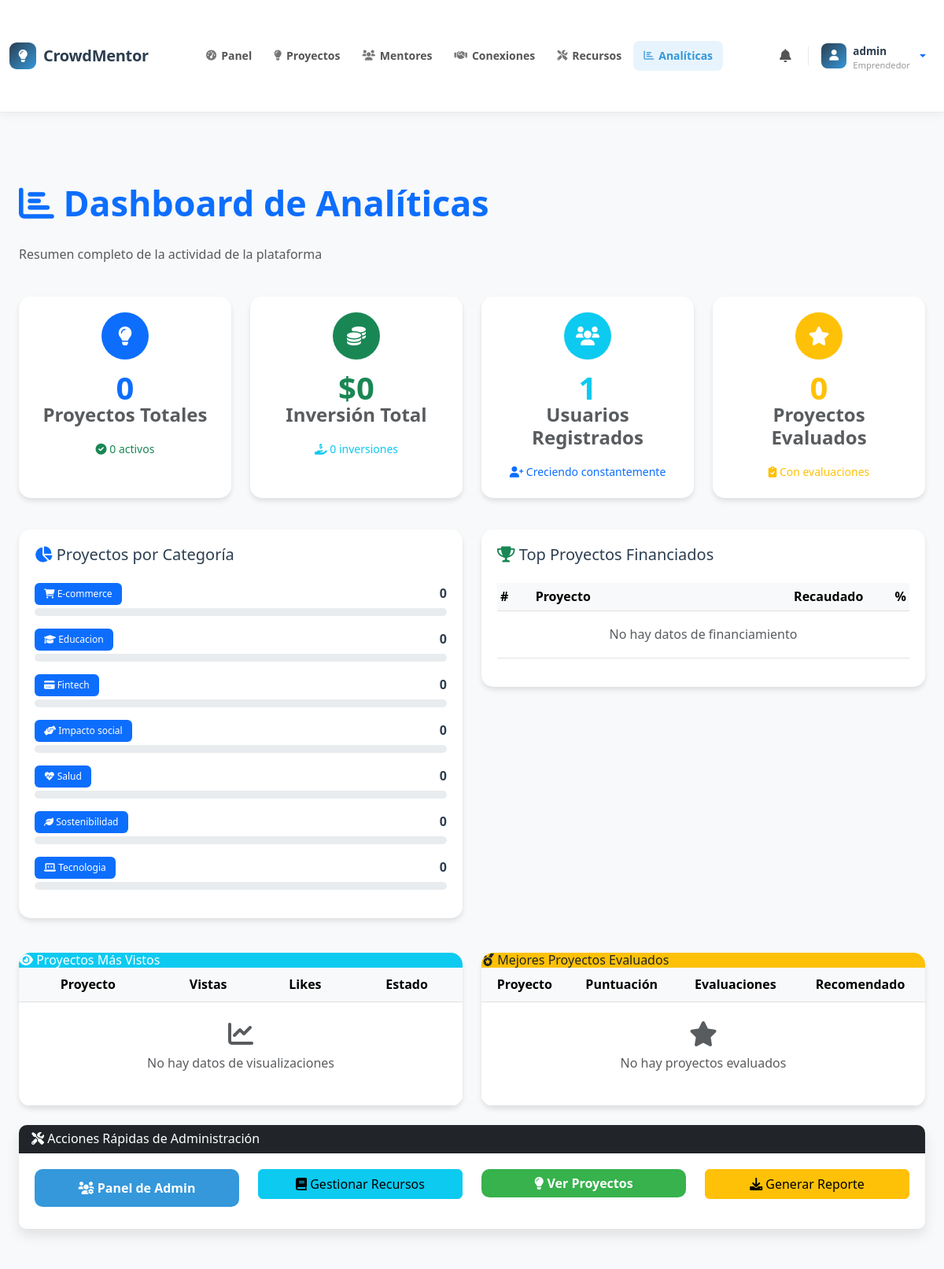
The page /analytics/ (signed in, upper part) on the database as committed earlier.
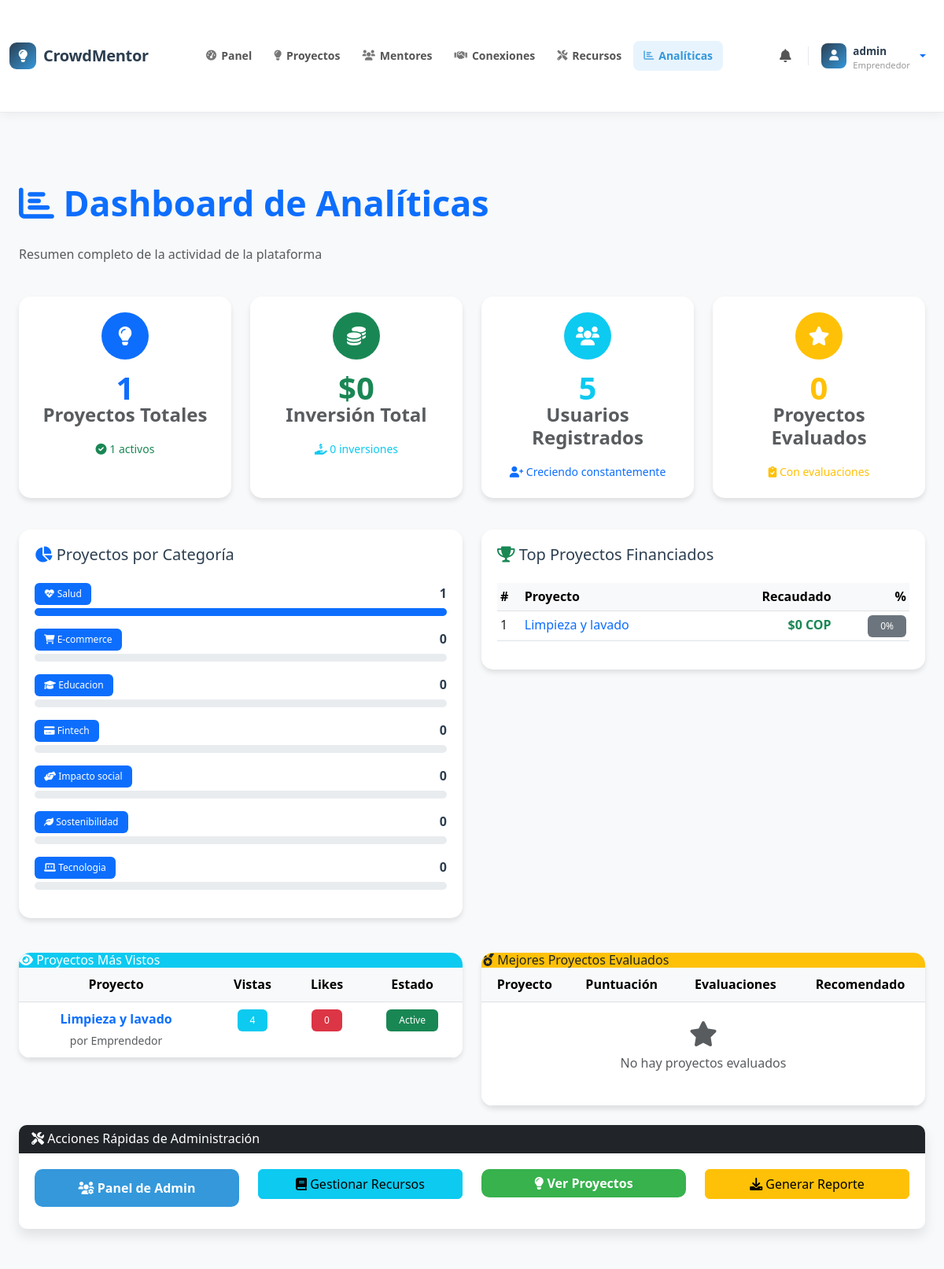
The same page on the database as committed later.
### core/models.py (models this page shows, shortened)
class ProjectCategory(models.Model):
    name = models.CharField(max_length=100, unique=True)
    description = models.TextField(blank=True)
    icon = models.CharField(max_length=50, default='fas fa-folder')
    created_at = models.DateTimeField(auto_now_add=True)
    class Meta:
        verbose_name_plural = "Project Categories"
        ordering = ['name']

class Project(models.Model):
    PROJECT_STATUS = (
        ('draft', 'Borrador'),
        ('active', 'Activo'),
        ('funded', 'Financiado'),
        ('completed', 'Completado'),
        ('cancelled', 'Cancelado'),
    )
    title = models.CharField(max_length=200)
    description = models.TextField()
    owner = models.ForeignKey(User, on_delete=models.CASCADE, related_name='projects')
    category = models.ForeignKey('ProjectCategory', on_delete=models.SET_NULL, null=True, blank=True)
    funding_goal = models.DecimalField(max_digits=20, decimal_places=2)
    amount_raised = models.DecimalField(max_digits=20, decimal_places=2, default=0)
    created_at = models.DateTimeField(default=timezone.now)
    image = models.ImageField(upload_to='projects/', blank=True, null=True)
    is_active = models.BooleanField(default=True)
    status = models.CharField(max_length=20, choices=PROJECT_STATUS, default='active')
    views_count = models.IntegerField(default=0)
    likes_count = models.IntegerField(default=0)
    deadline = models.DateField(blank=True, null=True)
    tags = models.CharField(max_length=500, blank=True, help_text="Separar con comas")
    PROFITABILITY_UNIT_CHOICES = (
        ('meses', 'Meses'),
        ('años', 'Años'),
    )
    profitability_time = models.PositiveSmallIntegerField(
        null=True, blank=True,
        help_text="Tiempo estimado para que el proyecto empiece a generar rentabilidad"
    )
    profitability_unit = models.CharField(
        max_length=10,
        choices=PROFITABILITY_UNIT_CHOICES,
        default='meses',
        blank=True
    )
    def get_funding_percentage(self):
        if self.funding_goal > 0:
            return min((self.amount_raised / self.funding_goal) * 100, 100)
        return 0

### core/views.py (the view)
# urls.py: path('analytics/', views.analytics_dashboard, name='analytics_dashboard'),
@login_required
def analytics_dashboard(request):
    if not request.user.is_superuser:
        messages.error(request, 'Acceso denegado.')
        return redirect('home')
    total_projects = Project.objects.count()
    active_projects = Project.objects.filter(is_active=True).count()
    total_investments = Investment.objects.aggregate(
        total=Sum('amount'),
        count=Count('id')
    )
    total_users = User.objects.count()
    projects_by_category = ProjectCategory.objects.annotate(
        project_count=Count('project')
    ).order_by('-project_count')
    top_funded_projects = Project.objects.order_by('-amount_raised')[:10]
    top_viewed_projects = Project.objects.order_by('-views_count')[:10]
    best_evaluated_projects = Project.objects.annotate(
        avg_evaluation=Avg('evaluations__overall_score'),
        recommended_count=Count('evaluations', filter=Q(evaluations__is_recommended=True))
    ).filter(avg_evaluation__isnull=False).order_by('-avg_evaluation')[:10]
    context = {
        'total_projects': total_projects,
        'active_projects': active_projects,
        'total_investments': total_investments,
        'total_users': total_users,
        'projects_by_category': projects_by_category,
        'top_funded_projects': top_funded_projects,
        'top_viewed_projects': top_viewed_projects,
        'best_evaluated_projects': best_evaluated_projects,
    }
    return render(request, 'analytics_dashboard.html', context)

### core/templatetags/custom_filters.py (called while the page is built)
@register.filter
def cop_currency(value):
    try:
        number = float(value)
        formatted = f"${number:,.0f} COP"
        return formatted
    except (ValueError, TypeError):
        return value

@register.filter
def has_profile(user):
    return hasattr(user, 'profile') and user.profile is not None

@register.filter
def get_user_type(user):
    if hasattr(user, 'profile') and user.profile:
        return user.profile.user_type
    return None

### core/templates/analytics_dashboard.html (shortened to what the changed rows need)
{% extends 'base.html' %}
{% load static %}
{% load custom_filters %}
{% block extra_css %}
<link rel="stylesheet" href="{% static 'css/analytics_dashboard.css' %}">
{% endblock %}
{% block content %}
<div class="container-fluid py-4">
    <div class="row mb-4">
        <div class="col">
            <h1 class="text-primary">
                <i class="fas fa-chart-bar"></i> Dashboard de Analíticas
            </h1>
        </div>
    </div>
    <div class="row mb-4">
        <div class="col-md-3 mb-3">
            <div class="card stat-card h-100">
                <div class="card-body text-center">
                    <div class="stat-icon bg-primary mx-auto mb-3">
                        <i class="fas fa-lightbulb"></i>
                    </div>
                    <div class="stat-number text-primary">{{ total_projects }}</div>
                    <h6 class="card-title text-muted">Proyectos Totales</h6>
                    <small class="text-success">
                        <i class="fas fa-check-circle"></i> {{ active_projects }} activos
                    </small>
                </div>
            </div>
        </div>
        <div class="col-md-3 mb-3">
            <div class="card stat-card h-100">
                <div class="card-body text-center">
                    <div class="stat-icon bg-info mx-auto mb-3">
                        <i class="fas fa-users"></i>
                    </div>
                    <div class="stat-number text-info">{{ total_users }}</div>
                    <h6 class="card-title text-muted">Usuarios Registrados</h6>
                    <small class="text-primary">
                        <i class="fas fa-user-plus"></i> Creciendo constantemente
                    </small>
                </div>
            </div>
        </div>
    </div>
    <div class="row">
        <div class="col-md-6 mb-4">
            <div class="chart-container">
                {% for category_data in projects_by_category %}
                    <div class="mb-3">
                        <div class="d-flex justify-content-between align-items-center mb-1">
                            <span class="badge badge-category bg-primary">
                                <i class="{{ category_data.icon }}"></i> {{ category_data.name }}
                            </span>
                            <span class="fw-bold">{{ category_data.project_count }}</span>
                        </div>
                        <div class="progress progress-analytics">
                            <div class="progress-bar bg-primary progress-bar-dynamic"
                                 style="--progress-width: {% widthratio category_data.project_count total_projects 100 %}%">
                            </div>
                        </div>
                    </div>
                {% empty %}
                    <div class="text-center text-muted py-4">
                        <i class="fas fa-folder-open fa-2x mb-2"></i>
                        <p>No hay categorías definidas</p>
                    </div>
                {% endfor %}
            </div>
        </div>
        <div class="col-md-6 mb-4">
            <div class="chart-container">
                <div class="table-responsive">
                    <table class="table table-sm">
                        <thead class="table-light">
                            <tr>
                                <th>#</th>
                                <th>Proyecto</th>
                                <th class="text-end">Recaudado</th>
                                <th class="text-end">%</th>
                            </tr>
                        </thead>
                        <tbody>
                            {% for project in top_funded_projects|slice:":5" %}
                                <tr>
                                    <td>{{ forloop.counter }}</td>
                                    <td>
                                        <a href="{% url 'project_detail' project.id %}"
                                           class="text-decoration-none">
                                            {{ project.title|truncatechars:25 }}
                                        </a>
                                    </td>
                                    <td class="text-end text-success fw-bold">
                                        {{ project.amount_raised|cop_currency }}
                                    </td>
                                    <td class="text-end">
                                        <span class="badge {% if project.get_funding_percentage >= 100 %}bg-success{% elif project.get_funding_percentage >= 50 %}bg-warning{% else %}bg-secondary{% endif %}">
                                            {{ project.get_funding_percentage|floatformat:0 }}%
                                        </span>
                                    </td>
                                </tr>
                            {% empty %}
                                <tr>
                                    <td colspan="4" class="text-center text-muted py-3">
                                        No hay datos de financiamiento
                                    </td>
                                </tr>
                            {% endfor %}
                        </tbody>
                    </table>
                </div>
            </div>
        </div>
    </div>
    <div class="row">
        <div class="col-md-6 mb-4">
            <div class="table-analytics">
                <div class="card-body p-0">
                    <div class="table-responsive">
                        <table class="table table-hover mb-0">
                            <thead class="table-light">
                                <tr>
                                    <th>Proyecto</th>
                                    <th class="text-center">Vistas</th>
                                    <th class="text-center">Likes</th>
                                    <th class="text-center">Estado</th>
                                </tr>
                            </thead>
                            <tbody>
                                {% for project in top_viewed_projects|slice:":8" %}
                                    <tr>
                                        <td>
                                            <a href="{% url 'project_detail' project.id %}"
                                               class="text-decoration-none fw-bold">
                                                {{ project.title|truncatechars:30 }}
                                            </a>
                                            <br>
                                            <small class="text-muted">por {{ project.owner.username }}</small>
                                        </td>
                                        <td class="text-center">
                                            <span class="badge bg-info">{{ project.views_count }}</span>
                                        </td>
                                        <td class="text-center">
                                            <span class="badge bg-danger">{{ project.likes_count }}</span>
                                        </td>
                                        <td class="text-center">
                                            <span class="badge {% if project.status == 'active' %}bg-success{% elif project.status == 'funded' %}bg-primary{% else %}bg-secondary{% endif %}">
                                                {{ project.status|title }}
                                            </span>
                                        </td>
                                    </tr>
                                {% empty %}
                                    <tr>
                                        <td colspan="4" class="text-center text-muted py-4">
                                            <i class="fas fa-chart-line fa-2x mb-2"></i>
                                            <p>No hay datos de visualizaciones</p>
                                        </td>
                                    </tr>
                                {% endfor %}
                            </tbody>
                        </table>
                    </div>
                </div>
            </div>
        </div>
        <div class="col-md-6 mb-4">
            <div class="table-analytics">
                <div class="card-body p-0">
                    <div class="table-responsive">
                        <table class="table table-hover mb-0">
                            <thead class="table-light">
                                <tr>
                                    <th>Proyecto</th>
                                    <th class="text-center">Puntuación</th>
                                    <th class="text-center">Evaluaciones</th>
                                    <th class="text-center">Recomendado</th>
                                </tr>
                            </thead>
                        </table>
                    </div>
                </div>
            </div>
        </div>
    </div>
</div>
{% endblock %}

Rows that differ between the two databases and show on the page:
shown differently, row unchanged: ProjectCategory "Salud": project_count "0" → "1"; moves up the list
added Project: title "Limpieza y lavado", amount_raised|cop_currency "$0 COP", get_funding_percentage "0", owner.username "Emprendedor", views_count "4", likes_count "0", status "Active"
Other text that changed with them:
{{ total_projects }}: "0" → "1"
{{ active_projects }}: "0" → "1"
{{ total_users }}: "1" → "5"
text no longer shown: "No hay datos de financiamiento No hay datos de visualizaciones"
